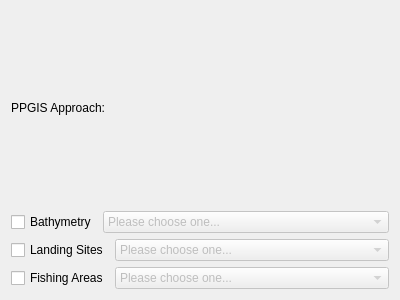
<?xml version="1.0" encoding="UTF-8"?>
<ui version="4.0">
 <class>Page4</class>
 <widget class="QWizardPage" name="Page4">
  <property name="geometry">
   <rect>
    <x>0</x>
    <y>0</y>
    <width>400</width>
    <height>300</height>
   </rect>
  </property>
  <property name="windowTitle">
   <string>WizardPage</string>
  </property>
  <property name="title">
   <string>Initiation and Planning</string>
  </property>
  <property name="subTitle">
   <string>Stakeholder Analysis and Engagement</string>
  </property>
  <layout class="QVBoxLayout" name="verticalLayout">
   <item>
    <widget class="QLabel" name="label">
     <property name="text">
      <string>PPGIS Approach:</string>
     </property>
     <property name="wordWrap">
      <bool>true</bool>
     </property>
    </widget>
   </item>
   <item>
    <layout class="QHBoxLayout" name="horizontalLayout_2">
     <item>
      <widget class="QCheckBox" name="checkBathymetry">
       <property name="sizePolicy">
        <sizepolicy hsizetype="Fixed" vsizetype="Fixed">
         <horstretch>0</horstretch>
         <verstretch>0</verstretch>
        </sizepolicy>
       </property>
       <property name="text">
        <string>Bathymetry</string>
       </property>
      </widget>
     </item>
     <item>
      <widget class="QComboBox" name="cmbBathymetry">
       <property name="enabled">
        <bool>false</bool>
       </property>
       <item>
        <property name="text">
         <string>Please choose one...</string>
        </property>
       </item>
       <item>
        <property name="text">
         <string>Free-hand interactive</string>
        </property>
       </item>
       <item>
        <property name="text">
         <string>By grid-cell</string>
        </property>
       </item>
       <item>
        <property name="text">
         <string>Rule-based</string>
        </property>
       </item>
      </widget>
     </item>
    </layout>
   </item>
   <item>
    <layout class="QHBoxLayout" name="horizontalLayout">
     <item>
      <widget class="QCheckBox" name="checkLandingSites">
       <property name="sizePolicy">
        <sizepolicy hsizetype="Fixed" vsizetype="Fixed">
         <horstretch>0</horstretch>
         <verstretch>0</verstretch>
        </sizepolicy>
       </property>
       <property name="text">
        <string>Landing Sites</string>
       </property>
      </widget>
     </item>
     <item>
      <widget class="QComboBox" name="cmbLandingSites">
       <property name="enabled">
        <bool>false</bool>
       </property>
       <item>
        <property name="text">
         <string>Please choose one...</string>
        </property>
       </item>
       <item>
        <property name="text">
         <string>Free-hand interactive</string>
        </property>
       </item>
       <item>
        <property name="text">
         <string>By grid-cell</string>
        </property>
       </item>
       <item>
        <property name="text">
         <string>Rule-based</string>
        </property>
       </item>
      </widget>
     </item>
    </layout>
   </item>
   <item>
    <layout class="QHBoxLayout" name="horizontalLayout_3">
     <item>
      <widget class="QCheckBox" name="checkFishingAreas">
       <property name="sizePolicy">
        <sizepolicy hsizetype="Fixed" vsizetype="Fixed">
         <horstretch>0</horstretch>
         <verstretch>0</verstretch>
        </sizepolicy>
       </property>
       <property name="text">
        <string>Fishing Areas</string>
       </property>
      </widget>
     </item>
     <item>
      <widget class="QComboBox" name="cmbFishingAreas">
       <property name="enabled">
        <bool>false</bool>
       </property>
       <item>
        <property name="text">
         <string>Please choose one...</string>
        </property>
       </item>
       <item>
        <property name="text">
         <string>Free-hand interactive</string>
        </property>
       </item>
       <item>
        <property name="text">
         <string>By grid-cell</string>
        </property>
       </item>
       <item>
        <property name="text">
         <string>Rule-based</string>
        </property>
       </item>
      </widget>
     </item>
    </layout>
   </item>
  </layout>
 </widget>
 <resources>
  <include location="resources.qrc"/>
 </resources>
 <connections>
  <connection>
   <sender>checkBathymetry</sender>
   <signal>toggled(bool)</signal>
   <receiver>cmbBathymetry</receiver>
   <slot>setEnabled(bool)</slot>
   <hints>
    <hint type="sourcelabel">
     <x>51</x>
     <y>112</y>
    </hint>
    <hint type="destinationlabel">
     <x>248</x>
     <y>112</y>
    </hint>
   </hints>
  </connection>
  <connection>
   <sender>checkLandingSites</sender>
   <signal>toggled(bool)</signal>
   <receiver>cmbLandingSites</receiver>
   <slot>setEnabled(bool)</slot>
   <hints>
    <hint type="sourcelabel">
     <x>55</x>
     <y>186</y>
    </hint>
    <hint type="destinationlabel">
     <x>252</x>
     <y>186</y>
    </hint>
   </hints>
  </connection>
  <connection>
   <sender>checkFishingAreas</sender>
   <signal>toggled(bool)</signal>
   <receiver>cmbFishingAreas</receiver>
   <slot>setEnabled(bool)</slot>
   <hints>
    <hint type="sourcelabel">
     <x>55</x>
     <y>260</y>
    </hint>
    <hint type="destinationlabel">
     <x>252</x>
     <y>260</y>
    </hint>
   </hints>
  </connection>
 </connections>
</ui>
